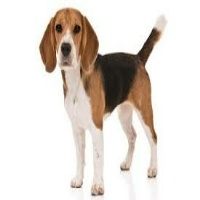
#> input picture 2.jpeg, 200 x 200 px
$ python class4.py
#> lines starting #> are read from the running program, lines starting #| are printed output that depends on the picture
import numpy as np
import cv2

img = cv2.imread("2.jpeg",1)
#> img is the input picture: shape (200, 200, 3); mean B, G, R 213.2, 219.3, 226.5

#scale
img_half = cv2.resize(img,(0,0), fx=0.5, fy=0.5)
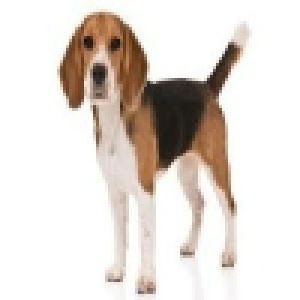
#> img_half: shape (100, 100, 3) (shown 3 times larger); mean B, G, R 213.3, 219.4, 226.6
img_stretch =cv2.resize(img, (600,600))
img_stretch_near = cv2.resize(img, (600,600), interpolation=cv2.INTER_NEAREST)

cv2.imshow("Half",img_half)
cv2.imshow("Stretch",img_stretch)
cv2.imshow("Stretch_Near",img_stretch_near)

#Rotation
M = cv2.getRotationMatrix2D((0,0), -90, 1)
rotated = cv2.warpAffine(img, M, (img.shape[1], img.shape[0]))
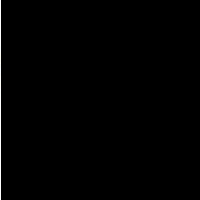
#> rotated: shape (200, 200, 3); mean B, G, R 1.3, 1.3, 1.3

cv2.imshow("Rotated",rotated)

cv2.waitKey(0)
cv2.destroyAllWindows
